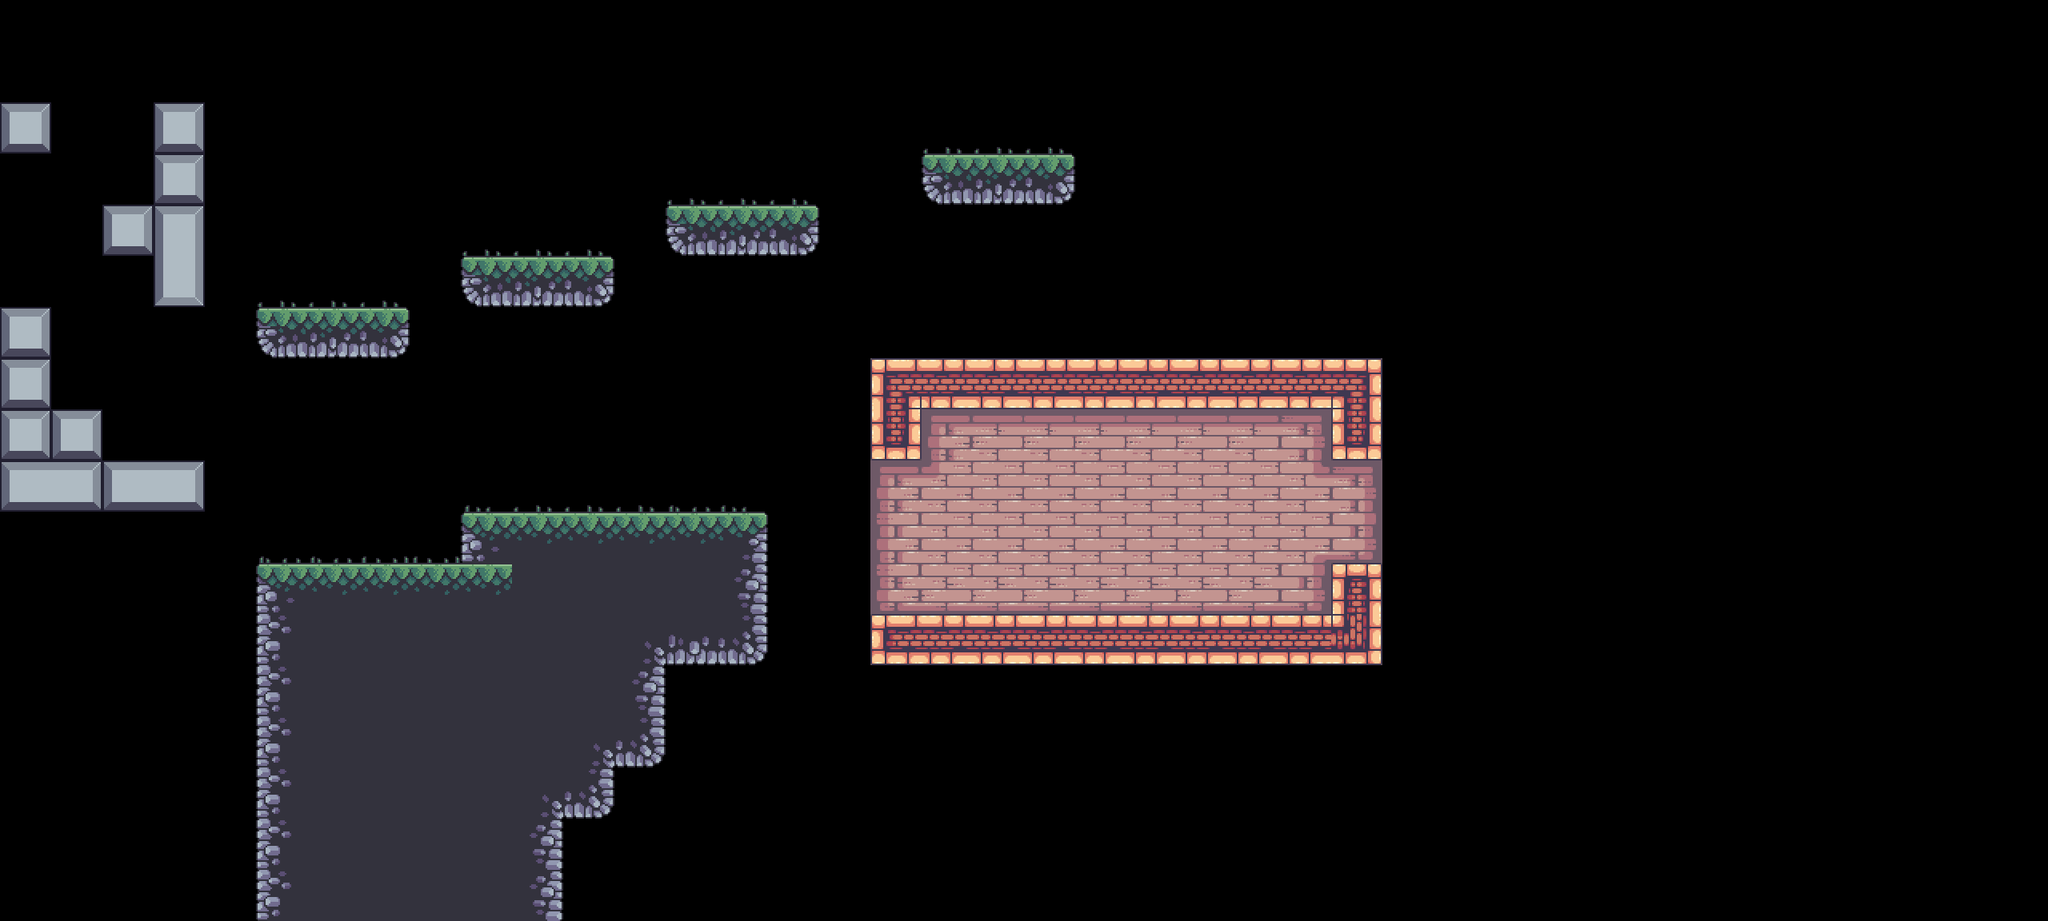

This is a level from a 2D game, rendered from its Tiled map with the project's own tilesets. A one-line summary and the map file follow, with tile-layer data summarised:
An orthogonal 40x18 tile map with 64x64 px tiles, 3 tile layers (BG, Terrain, Grass), 9 tilesets and 77 objects (29x silver, 9x static, 9x tooth, 4x shell, 4x diamond, ...).

<map version="1.10" tiledversion="1.10.2" orientation="orthogonal" renderorder="right-down" width="40" height="18" tilewidth="64" tileheight="64" infinite="0" nextlayerid="16" nextobjectid="230">
 <tileset firstgid="1" source="../data/tilesets/outside.tsx" />
 <tileset firstgid="49" source="../data/tilesets/items.tsx" />
 <tileset firstgid="54" source="../data/tilesets/inside.tsx" />
 <tileset firstgid="150" source="../data/tilesets/extra.tsx" />
 <tileset firstgid="216" source="../data/tilesets/objects.tsx" />
 <tileset firstgid="244" source="../data/tilesets/platforms.tsx" />
 <tileset firstgid="252" source="../data/tilesets/enemies.tsx" />
 <tileset firstgid="252" source="../data/tilesets/grass.tsx" />
 <tileset firstgid="257" name="0" tilewidth="104" tileheight="140" tilecount="1" columns="1">
  <image source="../graphics/player/player2/idle/0.png" width="104" height="140" />
 </tileset>
 <layer id="9" name="BG" width="40" height="18">
  <data>[720 cells, 38 non-empty, 11 distinct tile ids]</data>
 </layer>
 <objectgroup id="12" name="BG details" class="window">
  <object id="49" name="candle" gid="231" x="1152.5" y="695" width="64" height="64" />
  <object id="50" name="candle" gid="231" x="1411" y="696.5" width="64" height="64" />
  <object id="51" name="window" gid="232" x="1560.5" y="616.5" width="64" height="64" />
  <object id="52" name="window" gid="232" x="1208.5" y="630.5" width="64" height="64" />
  <object id="53" name="big_chain" gid="233" x="1344" y="630" width="64" height="116" />
  <object id="54" name="small_chain" gid="234" x="1434.67" y="574.333" width="64" height="62" />
  <object id="55" name="static" gid="235" x="1381" y="766" width="14" height="34" />
  <object id="56" name="static" gid="236" x="1582.67" y="767" width="30" height="14" />
  <object id="57" name="static" gid="237" x="1309.67" y="767" width="14" height="28" />
  <object id="58" name="static" gid="238" x="1246.67" y="766.667" width="24" height="14" />
  <object id="59" name="static" gid="239" x="1452.67" y="765.333" width="42" height="44" />
  <object id="60" name="static" gid="240" x="1591" y="764.333" width="42" height="44" />
  <object id="61" name="static" gid="241" x="1498" y="694" width="52" height="178" />
  <object id="62" name="static" gid="242" x="1268.67" y="693.333" width="52" height="178" />
  <object id="63" name="static" gid="243" x="1094" y="767" width="82" height="98" />
 </objectgroup>
 <layer id="1" name="Terrain" width="40" height="18">
  <data>[720 cells, 110 non-empty, 22 distinct tile ids]</data>
 </layer>
 <layer id="10" name="Grass" width="40" height="18">
  <data>[720 cells, 22 non-empty, 4 distinct tile ids]</data>
 </layer>
 <objectgroup id="4" name="Objects">
  <object id="4" name="flag" gid="219" x="1664" y="448" width="68" height="186" />
  <object id="11" name="palm_large" gid="220" x="312.666" y="704.667" width="78" height="136" />
  <object id="12" name="palm_small" gid="222" x="1109.57" y="453.997" width="85.0939" height="109.558" />
  <object id="27" name="palm_bg" gid="217" x="855" y="640" width="128" height="128" />
  <object id="43" name="palm_bg_left" gid="228" x="245" y="754" width="104" height="106" />
  <object id="44" name="palm_bg_right" gid="229" x="929.5" y="695" width="104" height="106" />
  <object id="88" name="crate" gid="218" x="460.5" y="390" width="50" height="36" />
  <object id="89" name="barrel" gid="216" x="435.5" y="390.666" width="46" height="50" />
  <object id="110" name="barrel" gid="216" x="531" y="704.5" width="46" height="50" />
  <object id="111" name="crate" gid="218" x="496.333" y="704.667" width="43" height="36" />
  <object id="121" name="palm_large" gid="220" x="1168" y="451" width="78" height="136" />
  <object id="229" name="player" gid="257" x="489" y="637.5" width="104" height="140" />
 </objectgroup>
 <objectgroup id="13" name="Moving Objects">
  <object id="66" name="boat" x="1790.67" y="811.333" width="768" height="38">
   <properties>
    <property name="flip" type="bool" value="true" />
    <property name="platform" type="bool" value="true" />
    <property name="speed" type="int" value="60" />
   </properties>
  </object>
 </objectgroup>
 <objectgroup id="6" name="Enemies">
  <object id="36" name="shell" gid="224" x="60" y="580" width="76" height="46">
   <properties>
    <property name="reverse" type="bool" value="false" />
   </properties>
  </object>
  <object id="38" name="tooth" gid="225" x="1278" y="768" width="48" height="46" />
  <object id="39" name="shell" gid="224" x="318.667" y="706.333" width="76" height="46">
   <properties>
    <property name="reverse" type="bool" value="false" />
   </properties>
  </object>
  <object id="76" name="tooth" gid="225" x="1226.5" y="449.833" width="48" height="46" />
  <object id="81" name="tooth" gid="225" x="1587.66" y="449.166" width="48" height="46" />
  <object id="82" name="tooth" gid="225" x="1383.83" y="448.833" width="48" height="46" />
  <object id="83" name="tooth" gid="225" x="1537.84" y="769.5" width="48" height="46" />
  <object id="84" name="tooth" gid="225" x="587.666" y="320.5" width="48" height="46" />
  <object id="85" name="shell" gid="224" x="951.333" y="259.5" width="76" height="46">
   <properties>
    <property name="reverse" type="bool" value="true" />
   </properties>
  </object>
  <object id="94" name="tooth" gid="225" x="781.583" y="643.333" width="48" height="46" />
  <object id="212" name="tooth" gid="225" x="612.5" y="645" width="48" height="46" />
  <object id="214" name="tooth" gid="225" x="1456" y="771.667" width="48" height="46" />
  <object id="215" name="shell" gid="224" x="-5" y="130" width="76" height="46">
   <properties>
    <property name="reverse" type="bool" value="false" />
   </properties>
  </object>
 </objectgroup>
 <objectgroup id="2" name="Water">
  <object id="2" name="water" x="0" y="832" width="2560" height="320" />
 </objectgroup>
 <objectgroup id="14" name="Items">
  <object id="95" name="silver" gid="52" x="130" y="536" width="64" height="64" />
  <object id="96" name="silver" gid="52" x="195.5" y="536" width="64" height="64" />
  <object id="97" name="silver" gid="52" x="130" y="588" width="64" height="64" />
  <object id="98" name="silver" gid="52" x="195" y="588" width="64" height="64" />
  <object id="99" name="silver" gid="52" x="339.667" y="388.333" width="64" height="64" />
  <object id="100" name="silver" gid="52" x="667" y="330.334" width="64" height="64" />
  <object id="101" name="silver" gid="52" x="342.333" y="327.667" width="64" height="64" />
  <object id="102" name="silver" gid="52" x="411.667" y="325.667" width="64" height="64" />
  <object id="103" name="diamond" gid="49" x="1498" y="763" width="64" height="64" />
  <object id="104" name="silver" gid="52" x="626" y="331" width="64" height="64" />
  <object id="105" name="silver" gid="52" x="1135.5" y="195.5" width="64" height="64" />
  <object id="106" name="silver" gid="52" x="1186.5" y="194.5" width="64" height="64" />
  <object id="107" name="silver" gid="52" x="1233.5" y="191.5" width="64" height="64" />
  <object id="109" name="diamond" gid="49" x="1323" y="455" width="64" height="64" />
  <object id="122" name="skull" gid="53" x="1088.67" y="646.167" width="64" height="64" />
  <object id="123" name="silver" gid="52" x="830.333" y="267" width="64" height="64" />
  <object id="124" name="silver" gid="52" x="884.333" y="267" width="64" height="64" />
  <object id="125" name="silver" gid="52" x="403.333" y="711.333" width="64" height="64" />
  <object id="126" name="silver" gid="52" x="580.667" y="648.667" width="64" height="64" />
  <object id="129" name="silver" gid="52" x="645.333" y="646" width="64" height="64" />
  <object id="130" name="silver" gid="52" x="718" y="643.333" width="64" height="64" />
  </objectgroup>
 <objectgroup id="15" name="Data">
  <!-- 1 objects omitted --></objectgroup>
</map>
<!-- 14 of 77 objects omitted -->
